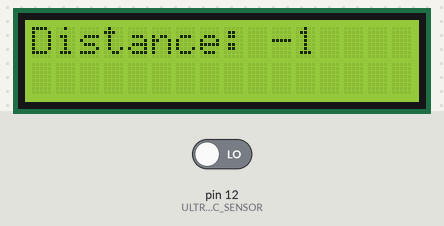
This sketch was run on a simulated Arduino Uno, built with avr-gcc and run on an emulated ATmega328P. On the bench: 16×2 character LCD. Inputs (shaded band) come from the test bench; at power-on: pin 12 (ULTRASONIC_SENSOR) LOW.

Above: at 1.25 s.
1.3 s: pin 12 (ULTRASONIC_SENSOR) driven HIGH
At 1.9 s:
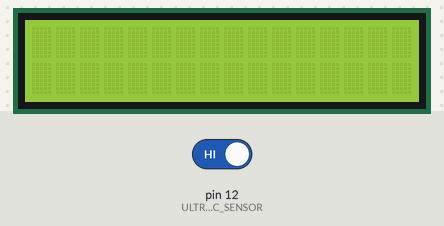
2.8 s: pin 12 (ULTRASONIC_SENSOR) driven LOW
At 2.85 s:
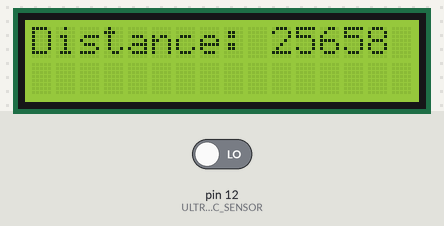

The sketch:

ex02-6.ino
```cpp
/*
 * In this exercise the ultrasonic sensor should be used. Aswell
 * as the implementation of a function which should return the distance
 * to an object in centimeters.
 *
 * Connections:
 *
 * <ULTRASONIC>
 * US1: PIN 12
 *
 * <LCD>:
 * R/S: PIN 2
 * R/W: None
 * E  : PIN 3
 * DB4: PIN 4
 * DB5: PIN 5
 * DB6: PIN 7
 * DB7: PIN 8
 *
 *
 * @author Ativelox {@literal ativelox.dev@web.de}
 *
 */

// include the library used to control the LCD attached to the arduino board.
#include <LiquidCrystal.h>

/*
 * A constant holding the reference to a LiquidCrystal object (the lcd on the board).
 * The constructer used is specified as LiquidCrystal(rs, enable, d4, d5, d6, d7).
 *
 * See the available documentation here:
 * https://www.arduino.cc/en/Reference/LiquidCrystalConstructor
 */
const LiquidCrystal lcd(2, 3, 4, 5, 7, 8);

/**
 * The time in milliseconds that should be waited after "reprinting" onto the LCD used.
 * Writing to the LCD can cause flickering otherwise, if written onto the LCD too often.
 */
const int FLICKER_PREVENTION_TIME = 100;

/**
 * Holds the value of the pin to which the ultrasonic sensor is connected to.
 */
const int8_t ULTRASONIC_SENSOR = 12;

/**
 * Holds the time in microseconds of how long to wait per impulse.
 */
const int8_t IMPULSE_WAIT_US = 15;

/**
 * Holds the value of how long to wait until checking the value of the ultrasonic sensor again.
 */
const uint8_t ULTRASONIC_MEASURE_WAIT = 50;

/**
 * Holds the value of when to time the measure out, e.g. if the ultrasonic sensor didn't
 * write a pulse for {@ex02-6#ULTRASONIC_MEASURE_TIMEOUT} microseconds, there was no
 * obstacle detected.
 */
const uint32_t ULTRASONIC_MEASURE_TIMEOUT = 30000;

/*
 * This method gets called once, before the update cycle starts ticking.
 */
void setup(){
  lcd.begin(16, 2);

}

/*
 * The main-loop of this program. Gets repeatedly called without delay.
 *
 * @see ex02-6#debugLCDLogic()
 */
void loop(){
  debugLCDLogic();

  // prevents flickering of the lcd.
  delay(FLICKER_PREVENTION_TIME);

}

/**
 * Prints the distance to the obstacle in front of the robot onto the LCD.
 * Used for debugging purposes.
 */
int debugLCDLogic(){

  // Clear display each time this method gets called, so the
  // old LCD-display doesn't get overwritten
  lcd.clear();

  // Sets the cursor to the first row at the first char
  lcd.setCursor(0, 0);

  // Print the distance to the obstacle in front of the robot onto the lcd.
  lcd.print("Distance: " + String(measureDistance(ULTRASONIC_SENSOR)));

}

/**
 * Measures the distance to objects in front of the given sensor. Returns
 * them in centimeter.
 *
 * @param mUltrasonicSensor
 *              The sensor from which to get the data for obstacle distances.
 */
int measureDistance(const int8_t mUltrasonicSensor){

  // holds the value of how long we waited for the pulse to
  // start (basically a timeout)
  uint32_t wait_us = 0;

  impulse(mUltrasonicSensor);

  while(true){

    //pulse started
    if(digitalRead(mUltrasonicSensor) == HIGH){

      // start measuring.
      uint32_t time_before = micros();

      // wait until the pulse ended.
      while(digitalRead(mUltrasonicSensor) == HIGH){
        delayMicroseconds(ULTRASONIC_MEASURE_WAIT);

      }

      // calculate the pulse time
      uint32_t impulseTime = micros() - time_before;

      return (impulseTime / 58);

    // no HIGH signal from the ultrasonic sensor, wait up to 30ms,
    // if there's wasn't a HIGH signal in the given time return -1
    }else{
      delayMicroseconds(ULTRASONIC_MEASURE_WAIT);
      wait_us = wait_us + ULTRASONIC_MEASURE_WAIT;

      impulse(mUltrasonicSensor);

      if(wait_us > ULTRASONIC_MEASURE_TIMEOUT){
        return -1;

      }
    }
  }
}

/**
 * Sends an impulse to the given pin, with a specified wait
 * in {@link ex02-6#IMPULSE_WAIT_US} from high to low.
 *
 * @param mUltrasonicSensorPin
 *              The pin which receives the impulse.
 */
void impulse(const int8_t mUltrasonicSensorPin){

  pinMode(ULTRASONIC_SENSOR, OUTPUT);

  //reset the signal on the pin to low
  digitalWrite(mUltrasonicSensorPin, LOW);

  //now set it to high
  digitalWrite(mUltrasonicSensorPin, HIGH);

  //now wait for the specified pulse time
  delayMicroseconds(IMPULSE_WAIT_US);

  //finally write 0 to the pin so the pulse is complete
  digitalWrite(mUltrasonicSensorPin, LOW);


  pinMode(ULTRASONIC_SENSOR, INPUT);
 }
```

Measured:
- after the input at 2.8 s, the display: changes at once (image 2)
